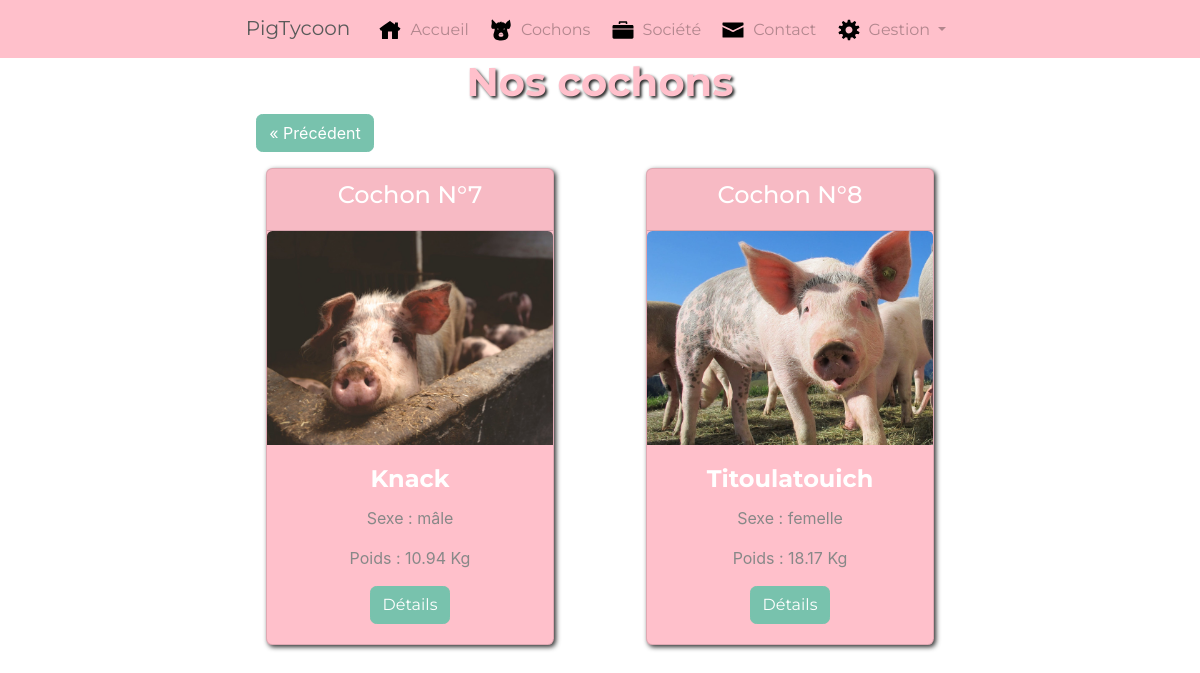
The page /index.php?action=listPigs&page=2 on the database as committed earlier.
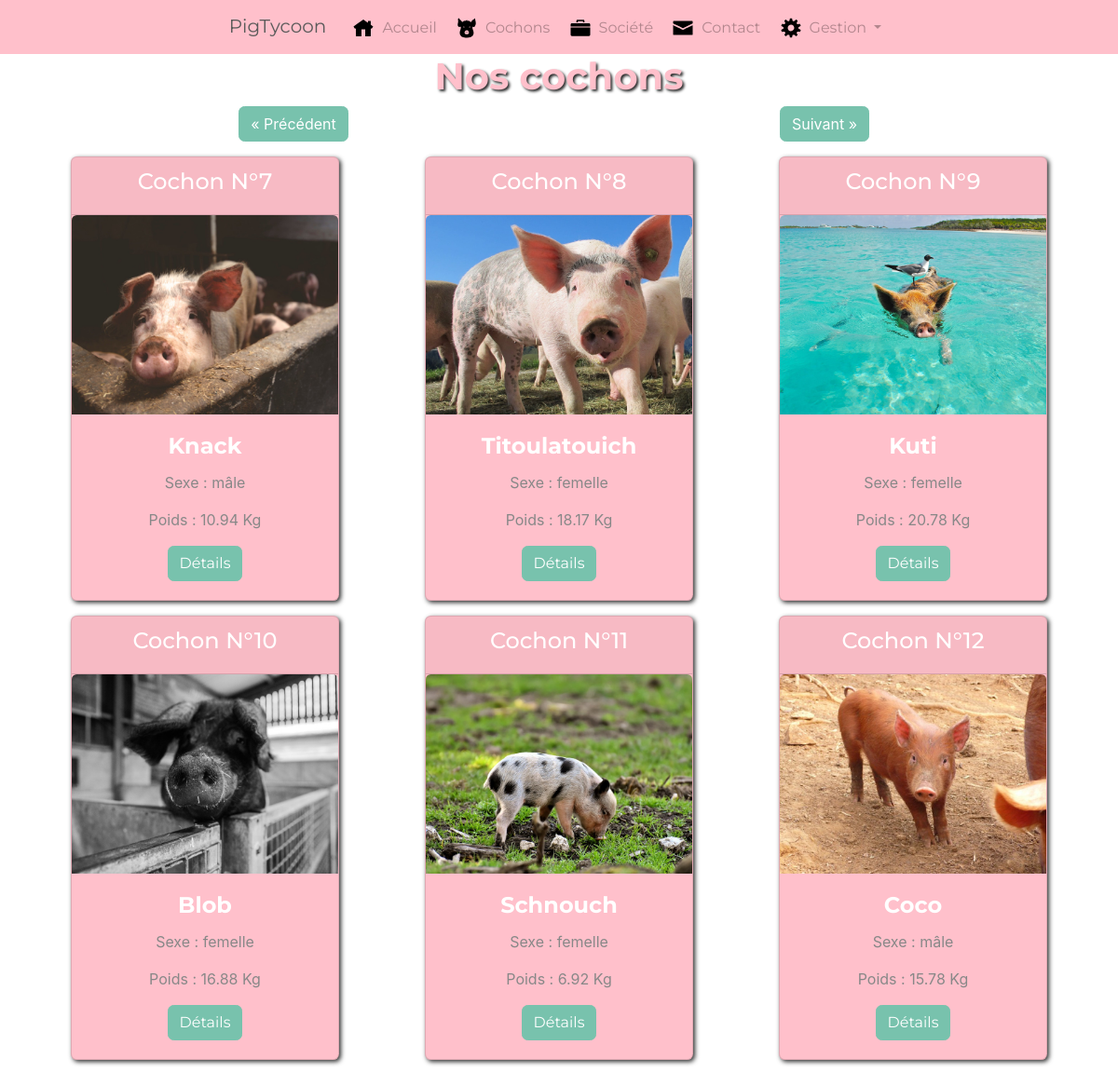
The same page on the database as committed later.
### tables this page shows
CREATE TABLE IF NOT EXISTS `pig` (
  `id_pig` int(11) NOT NULL AUTO_INCREMENT,
  `name_pig` varchar(100) NOT NULL,
  `sex_pig` tinyint(4) NOT NULL,
  `weight_pig` decimal(7,3) NOT NULL,
  `mother_pig` int(11) DEFAULT NULL,
  `father_pig` int(11) DEFAULT NULL,
  `birthdate_pig` datetime DEFAULT NULL,
  `deathdate_pig` datetime DEFAULT NULL,
  `state_pig` tinyint(4) NOT NULL DEFAULT '1',
  `thumbnail_pig` int(11) NOT NULL,
  `updated_at_pig` datetime DEFAULT NULL,
  PRIMARY KEY (`id_pig`)
);

CREATE TABLE IF NOT EXISTS `photo` (
  `id_photo` int(11) NOT NULL AUTO_INCREMENT,
  `name_photo` varchar(30) NOT NULL,
  `whichpig_photo` int(11) NOT NULL,
  PRIMARY KEY (`id_photo`)
);

CREATE TABLE IF NOT EXISTS `sex` (
  `id_sex` int(11) NOT NULL,
  `type_sex` varchar(100) NOT NULL,
  PRIMARY KEY (`id_sex`)
);

### controllers/frontoffice.php (called while the page is built, shortened)
<?php
require_once('models/PigManager.php');
function listPigs()
{
    $numpage = (!empty($_GET['page']) ? $_GET['page'] : 1);
    $limite = 6;
    $debut = ($numpage - 1) * $limite;
    $pigManager = new PigManager;
    $pigs = $pigManager->getPageOf6Pigs($debut, $limite);
    $pageLimite = (($pigManager->getNumberOfAlivePigs())['total_alive_pigs'] / $limite);
    require('views/frontoffice/listPigs.php');
}

### models/PigManager.php (called while the page is built, shortened)
<?php
class PigManager extends Manager
{
    function getPageOf6Pigs($debut, $limite)
    {
        $db = $this->dbConnect();
        $req = $db->prepare('SELECT
                           id_pig, name_pig, type_sex,
                           weight_pig, mother_pig, father_pig,
                           DATE_FORMAT(birthdate_pig, \'%d/%m/%Y à %Hh%imin%ss\') AS birthdate_pig,
                           DATE_FORMAT(deathdate_pig, \'%d/%m/%Y à %Hh%imin%ss\'),
                           state_pig, name_photo
                           FROM pig
                           LEFT JOIN photo
                           ON photo.id_photo = pig.thumbnail_pig
                           LEFT JOIN sex
                           ON pig.sex_pig = sex.id_sex
                           ORDER BY id_pig
                           LIMIT :debut, :limite;');
        $req->bindValue('debut', $debut, PDO::PARAM_INT);
        $req->bindValue('limite', $limite, PDO::PARAM_INT);
        $req->execute();
        return $req;
    }
    function getNumberOfAlivePigs()
    {
        $db = $this->dbConnect();
        $req = $db->query('SELECT
                           COUNT(*) AS total_alive_pigs
                           FROM pig
                           WHERE (deathdate_pig - birthdate_pig) != 0
                           OR (deathdate_pig - birthdate_pig) < 0');
        $row = $req->fetch();
        return $row;
    }
}

### views/frontoffice/listPigs.php (the view, shortened to what this page needs)
<div class="container text-center">
    <h1>Nos cochons</h1>
</div>
<div class="container">
    <div class="row ">
        <div class="col">
            <ul class="pagination">
                <?php if ($numpage != 1) { ?>
                    <li class="page-item">
                        <a class="page-link" href="index.php?action=listPigs&page=<?php echo ($numpage - 1); ?>" aria-label="Previous">
                            <span aria-hidden="true">&laquo; Précédent</span>
                        </a>
                    </li>
                <?php } ?>
            </ul>
        </div>
        <div class="col">
            <ul class="pagination">
                <?php if ($numpage < $pageLimite) { ?>
                    <li class="page-item">
                        <a class="page-link" href="index.php?action=listPigs&page=<?php echo ($numpage + 1); ?>" aria-label="Next">
                            <span aria-hidden="true">Suivant &raquo;</span>
                        </a>
                    </li>
                <?php } ?>
            </ul>
        </div>
    </div>
    <div class="row row-cols-1 row-cols-md-3 row-cols-lg-3 row-cols-xl-3 justify-content-center">
        <?php
        while ($pig = $pigs->fetch()) {
        ?>
            <div class="col d-flex justify-content-center">
                <div class="card text-white bg-primary mb-3" style="max-width: 18rem;">
                    <div class="card-header text-center"><h4>Cochon N°<?= $pig['id_pig'] ?></h4></div>
                    <img src="./public/images/photos/<?= $pig['name_photo'] ?>" class="card-img-top" alt="...">
                    <div class="card-body text-center">
                        <h4 class="card-title"><b><?= htmlspecialchars($pig['name_pig']) ?></b></h4>
                        <p class="card-text text-muted">Sexe : <?= $pig['type_sex'] ?></p>
                        <p class="card-text text-muted">Poids : <?= round($pig['weight_pig'], 2) ?> Kg</p>
                        <a href="<?php echo("index.php?action=pig&id=".$pig['id_pig']) ?>" class="btn btn-primary">Détails</a>
                    </div>
                </div>
            </div>
        <?php
        }
        ?>
    </div>
</div>
<?php $content = ob_get_clean(); ?>
<?php require('template.php'); ?>

### index.php (shortened to what this page needs)
<?php
require('controllers/frontoffice.php');
try {
    if (isset($_GET['action'])) {
        if ($_GET['action'] == 'listPigs') {
            listPigs();
        }
    }
    else {
        home();
    }
}
catch(Exception $e) {
    echo 'Erreur : ' . $e->getMessage();
}

### views/frontoffice/template.php (shortened to what this page needs)
<!DOCTYPE html>
<html lang="fr">
<head>
    <link rel="stylesheet" href="public/css/bootstrap.css">
    <link rel="stylesheet" href="public/css/style.css">
    <link rel="stylesheet" href="//code.jquery.com/ui/1.12.1/themes/base/jquery-ui.css">
    <link rel="stylesheet" href="public/js/colorbox-master/example1/colorbox.css">
</head>
<header>
    <?php require('views/components/header.php'); ?>
</header>
<body>
    <?= $content ?>
</body>
</html>

### views/components/header.php (shortened to what this page needs)
<div id="mainmenu">
  <nav class="navbar navbar-expand-lg navbar-light bg-primary justify-content-between">
    <div class="collapse navbar-collapse text-center" id="navbarSupportedContent">
      <ul class="navbar-nav">
      <a class="navbar-brand" href="index.php">PigTycoon</a>
        <li class="nav-item">
          <a class="nav-link" href="index.php"><img src="./public/images/icons/home.svg" alt="icône accueil" class="navbar-icons">Accueil</a>
        </li>
        <li class="nav-item">
          <a class="nav-link" href="index.php?action=listPigs"><img src="./public/images/icons/pig.svg" alt="icône cochon" class="navbar-icons">Cochons</a>
        </li>
        <li class="nav-item">
          <a class="nav-link" href="index.php?action=society"><img src="./public/images/icons/briefcase.svg" alt="icône société" class="navbar-icons">Société</a>
        </li>
        <li class="nav-item">
          <a class="nav-link" href="index.php?action=contact"><img src="./public/images/icons/envelope.svg" alt="icône contact" class="navbar-icons">Contact</a>
        </li>
        <li class="nav-item dropdown">
          <a class="nav-link dropdown-toggle" id="navbarDropdown" role="button" data-toggle="dropdown" aria-haspopup="true" aria-expanded="false">
            <img src="./public/images/icons/gear.svg" alt="icône gestion" class="navbar-icons">
            Gestion
          </a>
        </li>
      </ul>
    </div>
  </nav>
</div>

### public/css/style.css (style rules this page uses)
.bg-primary { background-color: pink !important; }
body { margin-bottom: 100px; background-image: url("../images/others/bg4.jpg") !important; background-size: cover; background-attachment: fixed; }
h1 { color: pink; font-weight: bolder; text-shadow: 2px 2px 3px rgb(44, 44, 44); }
.navbar-icons { width: 1.5em; float: left; margin-right: 0.5em; }
.navbar-nav { float:none; margin:0 auto; display: block; text-align: center; }
.navbar-nav > li { display: inline-block; float:none; }
.pagination { width: 100%; text-align: center; }
.pagination li { display: inline-block; margin: 0 auto; }
.card { box-shadow: 2px 2px 5px rgb(44, 44, 44); }

Rows that differ between the two databases and show on the page:
added pig: id_pig "9", photo.name_photo (picture), name_pig "Kuti", sex.type_sex "femelle", weight_pig "20.78"
added pig: id_pig "10", photo.name_photo (picture), name_pig "Blob", sex.type_sex "femelle", weight_pig "16.88"
added pig: id_pig "11", photo.name_photo (picture), name_pig "Schnouch", sex.type_sex "femelle", weight_pig "6.92"
added pig: id_pig "12", photo.name_photo (picture), name_pig "Coco", sex.type_sex "mâle", weight_pig "15.78"
Other text that changed with them:
text now shown: "Suivant »"
